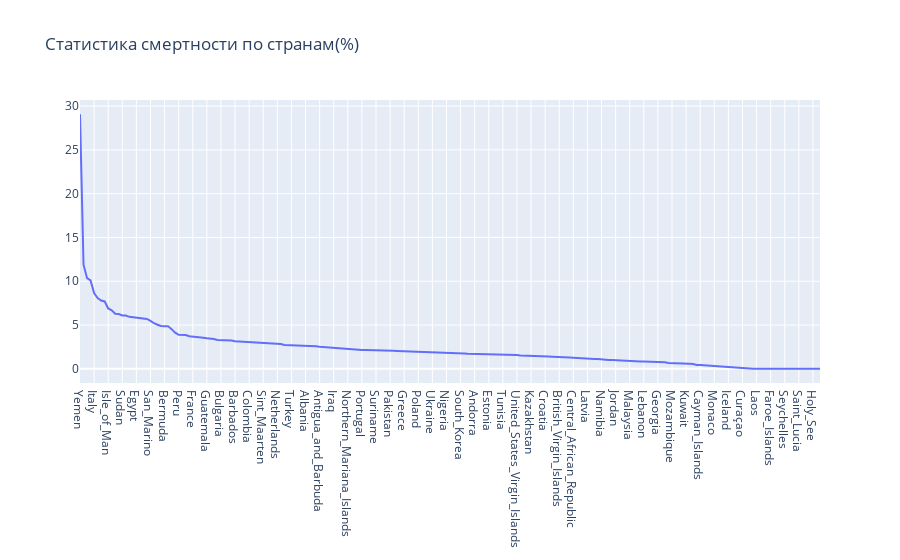

Here is the notebook cell this chart was saved with:
### Code cell
trace0 = go.Scatter(
    x=a.index,
    y=a.procent,
    name='procent'
)
layout = {'title': 'Статистика смертности по странам(%)'}
fig = go.Figure(data=trace0, layout=layout)
iplot(fig)

### Figure 1 — Plotly figure (JSON) as saved in the notebook; plotly's stock layout.template omitted (floating-point values rounded to 4 significant figures; data arrays with more than 128 entries replaced by an {"elided": "..."} marker saying what was removed)
{"data": [{"name": "procent", "type": "scatter", "x": {"elided": "211 str values"}, "y": {"elided": "211 float values"}}], "layout": {"title": {"text": "Статистика смертности по странам(%)"}}}
